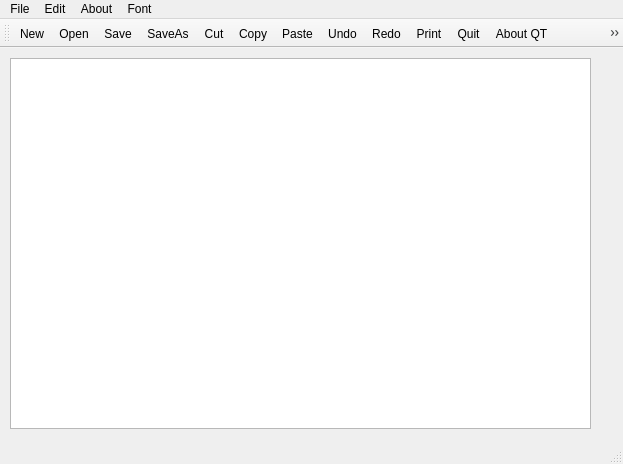
<?xml version="1.0" encoding="UTF-8"?>
<ui version="4.0">
 <class>MainWindow</class>
 <widget class="QMainWindow" name="MainWindow">
  <property name="geometry">
   <rect>
    <x>0</x>
    <y>0</y>
    <width>623</width>
    <height>464</height>
   </rect>
  </property>
  <property name="windowTitle">
   <string>MainWindow</string>
  </property>
  <widget class="QWidget" name="centralwidget">
   <widget class="QTextEdit" name="textEdit">
    <property name="geometry">
     <rect>
      <x>10</x>
      <y>10</y>
      <width>581</width>
      <height>371</height>
     </rect>
    </property>
   </widget>
  </widget>
  <widget class="QMenuBar" name="menubar">
   <property name="geometry">
    <rect>
     <x>0</x>
     <y>0</y>
     <width>623</width>
     <height>21</height>
    </rect>
   </property>
   <widget class="QMenu" name="menuFile">
    <property name="title">
     <string>File</string>
    </property>
    <addaction name="actionNew"/>
    <addaction name="actionOpen"/>
    <addaction name="actionSave"/>
    <addaction name="actionSaveAs"/>
    <addaction name="separator"/>
   </widget>
   <widget class="QMenu" name="menuEdit">
    <property name="title">
     <string>Edit</string>
    </property>
    <addaction name="actionCut"/>
    <addaction name="actionCopy"/>
    <addaction name="actionPaste"/>
    <addaction name="actionUndo"/>
    <addaction name="actionRedo"/>
    <addaction name="actionPrint"/>
    <addaction name="actionQuit"/>
    <addaction name="separator"/>
   </widget>
   <widget class="QMenu" name="menuAbout">
    <property name="title">
     <string>About</string>
    </property>
    <addaction name="actionAbout_QT"/>
   </widget>
   <widget class="QMenu" name="menuFont">
    <property name="title">
     <string>Font</string>
    </property>
    <addaction name="actionSelect_Font"/>
    <addaction name="actionBold"/>
    <addaction name="actionItalics"/>
    <addaction name="actionUnderline"/>
    <addaction name="actionFont_Color"/>
    <addaction name="actionFont_Background"/>
    <addaction name="separator"/>
   </widget>
   <addaction name="menuFile"/>
   <addaction name="menuEdit"/>
   <addaction name="menuAbout"/>
   <addaction name="menuFont"/>
  </widget>
  <widget class="QStatusBar" name="statusbar"/>
  <widget class="QToolBar" name="toolBar">
   <property name="windowTitle">
    <string>toolBar</string>
   </property>
   <attribute name="toolBarArea">
    <enum>TopToolBarArea</enum>
   </attribute>
   <attribute name="toolBarBreak">
    <bool>false</bool>
   </attribute>
   <addaction name="actionNew"/>
   <addaction name="actionOpen"/>
   <addaction name="actionSave"/>
   <addaction name="actionSaveAs"/>
   <addaction name="actionCut"/>
   <addaction name="actionCopy"/>
   <addaction name="actionPaste"/>
   <addaction name="actionUndo"/>
   <addaction name="actionRedo"/>
   <addaction name="actionPrint"/>
   <addaction name="actionQuit"/>
   <addaction name="actionAbout_QT"/>
   <addaction name="actionSelect_Font"/>
   <addaction name="actionBold"/>
   <addaction name="actionItalics"/>
   <addaction name="actionUnderline"/>
   <addaction name="actionFont_Color"/>
   <addaction name="actionFont_Background"/>
  </widget>
  <action name="actionNew">
   <property name="icon">
    <iconset resource="resource.qrc">
     <normaloff>:/images/images/icons8-add-file-50.png</normaloff>:/images/images/icons8-add-file-50.png</iconset>
   </property>
   <property name="text">
    <string>New</string>
   </property>
  </action>
  <action name="actionOpen">
   <property name="icon">
    <iconset resource="resource.qrc">
     <normaloff>:/images/images/icons8-opened-folder-50.png</normaloff>:/images/images/icons8-opened-folder-50.png</iconset>
   </property>
   <property name="text">
    <string>Open</string>
   </property>
  </action>
  <action name="actionSave">
   <property name="icon">
    <iconset resource="resource.qrc">
     <normaloff>:/images/images/icons8-save-50.png</normaloff>:/images/images/icons8-save-50.png</iconset>
   </property>
   <property name="text">
    <string>Save</string>
   </property>
  </action>
  <action name="actionSaveAs">
   <property name="icon">
    <iconset resource="resource.qrc">
     <normaloff>:/images/images/icons8-save-as-50.png</normaloff>:/images/images/icons8-save-as-50.png</iconset>
   </property>
   <property name="text">
    <string>SaveAs</string>
   </property>
  </action>
  <action name="actionCut">
   <property name="icon">
    <iconset resource="resource.qrc">
     <normaloff>:/images/images/icons8-cut-50.png</normaloff>:/images/images/icons8-cut-50.png</iconset>
   </property>
   <property name="text">
    <string>Cut</string>
   </property>
  </action>
  <action name="actionCopy">
   <property name="icon">
    <iconset resource="resource.qrc">
     <normaloff>:/images/images/icons8-copy-50.png</normaloff>:/images/images/icons8-copy-50.png</iconset>
   </property>
   <property name="text">
    <string>Copy</string>
   </property>
  </action>
  <action name="actionPaste">
   <property name="icon">
    <iconset resource="resource.qrc">
     <normaloff>:/images/images/icons8-paste-50.png</normaloff>:/images/images/icons8-paste-50.png</iconset>
   </property>
   <property name="text">
    <string>Paste</string>
   </property>
  </action>
  <action name="actionUndo">
   <property name="icon">
    <iconset resource="resource.qrc">
     <normaloff>:/images/images/icons8-undo-50.png</normaloff>:/images/images/icons8-undo-50.png</iconset>
   </property>
   <property name="text">
    <string>Undo</string>
   </property>
  </action>
  <action name="actionRedo">
   <property name="icon">
    <iconset resource="resource.qrc">
     <normaloff>:/images/images/icons8-redo-50.png</normaloff>:/images/images/icons8-redo-50.png</iconset>
   </property>
   <property name="text">
    <string>Redo</string>
   </property>
  </action>
  <action name="actionPrint">
   <property name="icon">
    <iconset resource="resource.qrc">
     <normaloff>:/images/images/icons8-print-file-50.png</normaloff>:/images/images/icons8-print-file-50.png</iconset>
   </property>
   <property name="text">
    <string>Print</string>
   </property>
  </action>
  <action name="actionQuit">
   <property name="icon">
    <iconset resource="resource.qrc">
     <normaloff>:/images/images/icons8-logout-rounded-left-50.png</normaloff>:/images/images/icons8-logout-rounded-left-50.png</iconset>
   </property>
   <property name="text">
    <string>Quit</string>
   </property>
  </action>
  <action name="actionAbout_QT">
   <property name="icon">
    <iconset resource="resource.qrc">
     <normaloff>:/images/images/icons8-about-50.png</normaloff>:/images/images/icons8-about-50.png</iconset>
   </property>
   <property name="text">
    <string>About QT</string>
   </property>
  </action>
  <action name="actionSelect_Font">
   <property name="icon">
    <iconset resource="resource.qrc">
     <normaloff>:/images/images/icons8-font-style-formatting-50.png</normaloff>:/images/images/icons8-font-style-formatting-50.png</iconset>
   </property>
   <property name="text">
    <string>Select Font</string>
   </property>
  </action>
  <action name="actionBold">
   <property name="icon">
    <iconset resource="resource.qrc">
     <normaloff>:/images/images/icons8-bold-50.png</normaloff>:/images/images/icons8-bold-50.png</iconset>
   </property>
   <property name="text">
    <string>Bold</string>
   </property>
  </action>
  <action name="actionItalics">
   <property name="icon">
    <iconset resource="resource.qrc">
     <normaloff>:/images/images/icons8-italic-50.png</normaloff>:/images/images/icons8-italic-50.png</iconset>
   </property>
   <property name="text">
    <string>Italics</string>
   </property>
  </action>
  <action name="actionUnderline">
   <property name="icon">
    <iconset resource="resource.qrc">
     <normaloff>:/images/images/icons8-underline-50.png</normaloff>:/images/images/icons8-underline-50.png</iconset>
   </property>
   <property name="text">
    <string>Underline</string>
   </property>
  </action>
  <action name="actionFont_Color">
   <property name="icon">
    <iconset resource="resource.qrc">
     <normaloff>:/images/images/icons8-fill-color-50.png</normaloff>:/images/images/icons8-fill-color-50.png</iconset>
   </property>
   <property name="text">
    <string>Font Color</string>
   </property>
  </action>
  <action name="actionFont_Background">
   <property name="icon">
    <iconset resource="resource.qrc">
     <normaloff>:/images/images/icons8-text-color-50.png</normaloff>:/images/images/icons8-text-color-50.png</iconset>
   </property>
   <property name="text">
    <string>Font Background</string>
   </property>
  </action>
 </widget>
 <resources>
  <include location="resource.qrc"/>
 </resources>
 <connections/>
</ui>
